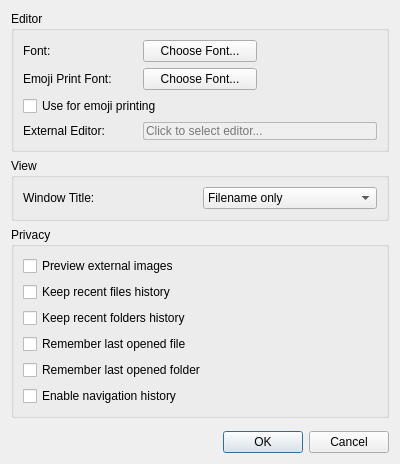
<?xml version="1.0" encoding="UTF-8"?>
<ui version="4.0">
 <class>PreferencesDialog</class>
 <widget class="QDialog" name="PreferencesDialog">
  <property name="geometry">
   <rect>
    <x>0</x>
    <y>0</y>
    <width>400</width>
    <height>300</height>
   </rect>
  </property>
  <property name="windowTitle">
   <string>Preferences</string>
  </property>
  <layout class="QVBoxLayout" name="verticalLayout">
   <item>
    <widget class="QGroupBox" name="editorGroup">
     <property name="title">
      <string>Editor</string>
     </property>
     <layout class="QGridLayout" name="editorLayout">
      <item row="0" column="0">
       <widget class="QLabel" name="fontLabel">
        <property name="text">
         <string>Font:</string>
        </property>
       </widget>
      </item>
      <item row="0" column="1">
       <widget class="QPushButton" name="fontButton">
        <property name="text">
         <string>Choose Font...</string>
        </property>
       </widget>
      </item>
      <item row="0" column="2">
       <widget class="QLabel" name="currentFontLabel">
        <property name="text">
         <string/>
        </property>
       </widget>
      </item>
      <item row="1" column="0">
       <widget class="QLabel" name="emojiFontLabel">
        <property name="text">
         <string>Emoji Print Font:</string>
        </property>
       </widget>
      </item>
      <item row="1" column="1">
       <widget class="QPushButton" name="emojiFontButton">
        <property name="text">
         <string>Choose Font...</string>
        </property>
       </widget>
      </item>
      <item row="1" column="2">
       <widget class="QLabel" name="currentEmojiFontLabel">
        <property name="text">
         <string/>
        </property>
       </widget>
      </item>
      <item row="2" column="0" colspan="3">
       <widget class="QCheckBox" name="useNerdFontCheck">
        <property name="text">
         <string>Use for emoji printing</string>
        </property>
       </widget>
      </item>
      <item row="3" column="0">
       <widget class="QLabel" name="externalEditorLabel">
        <property name="text">
         <string>External Editor:</string>
        </property>
       </widget>
      </item>
      <item row="3" column="1" colspan="2">
       <widget class="QLineEdit" name="externalEditorEdit">
        <property name="readOnly">
         <bool>true</bool>
        </property>
        <property name="placeholderText">
         <string>Click to select editor...</string>
        </property>
        <property name="cursor">
         <cursorShape>PointingHandCursor</cursorShape>
        </property>
        <property name="styleSheet">
         <string notr="true">QLineEdit { background: palette(button); border: 1px solid palette(mid); border-radius: 2px; }</string>
        </property>
       </widget>
      </item>
     </layout>
    </widget>
    </item>
    <item>
     <widget class="QGroupBox" name="viewGroup">
      <property name="title">
       <string>View</string>
      </property>
      <layout class="QGridLayout" name="viewLayout">
       <item row="0" column="0">
        <widget class="QLabel" name="windowTitleLabel">
         <property name="text">
          <string>Window Title:</string>
         </property>
        </widget>
       </item>
       <item row="0" column="1">
        <widget class="QComboBox" name="windowTitleCombo">
         <item>
          <property name="text">
           <string>Filename only</string>
          </property>
         </item>
         <item>
          <property name="text">
           <string>Full path</string>
          </property>
         </item>
        </widget>
       </item>
      </layout>
     </widget>
    </item>
    <item>
     <widget class="QGroupBox" name="privacyGroup">
      <property name="title">
       <string>Privacy</string>
      </property>
      <layout class="QVBoxLayout" name="privacyLayout">
       <item>
        <widget class="QCheckBox" name="previewCheck">
         <property name="text">
          <string>Preview external images</string>
         </property>
        </widget>
       </item>
       <item>
        <widget class="QCheckBox" name="keepRecentCheck">
         <property name="text">
          <string>Keep recent files history</string>
         </property>
        </widget>
       </item>
        <item>
         <widget class="QCheckBox" name="keepRecentFoldersCheck">
          <property name="text">
           <string>Keep recent folders history</string>
          </property>
         </widget>
        </item>
        <item>
         <widget class="QCheckBox" name="rememberLastFileCheck">
          <property name="text">
           <string>Remember last opened file</string>
          </property>
         </widget>
        </item>
        <item>
         <widget class="QCheckBox" name="rememberLastFolderCheck">
          <property name="text">
           <string>Remember last opened folder</string>
          </property>
         </widget>
        </item>
        <item>
         <widget class="QCheckBox" name="navHistoryCheck">
          <property name="text">
           <string>Enable navigation history</string>
          </property>
         </widget>
        </item>
       </layout>
      </widget>
     </item>
    <item>
     <spacer name="verticalSpacer">
      <property name="orientation">
       <enum>Qt::Vertical</enum>
      </property>
     </spacer>
    </item>
    <item>
     <widget class="QDialogButtonBox" name="buttonBox">
     <property name="standardButtons">
      <set>QDialogButtonBox::Ok|QDialogButtonBox::Cancel</set>
     </property>
    </widget>
   </item>
  </layout>
 </widget>
 <resources/>
 <connections>
  <connection>
   <sender>buttonBox</sender>
   <signal>accepted()</signal>
   <receiver>PreferencesDialog</receiver>
   <slot>accept()</slot>
  </connection>
  <connection>
   <sender>buttonBox</sender>
   <signal>rejected()</signal>
   <receiver>PreferencesDialog</receiver>
   <slot>reject()</slot>
  </connection>
 </connections>
</ui>
